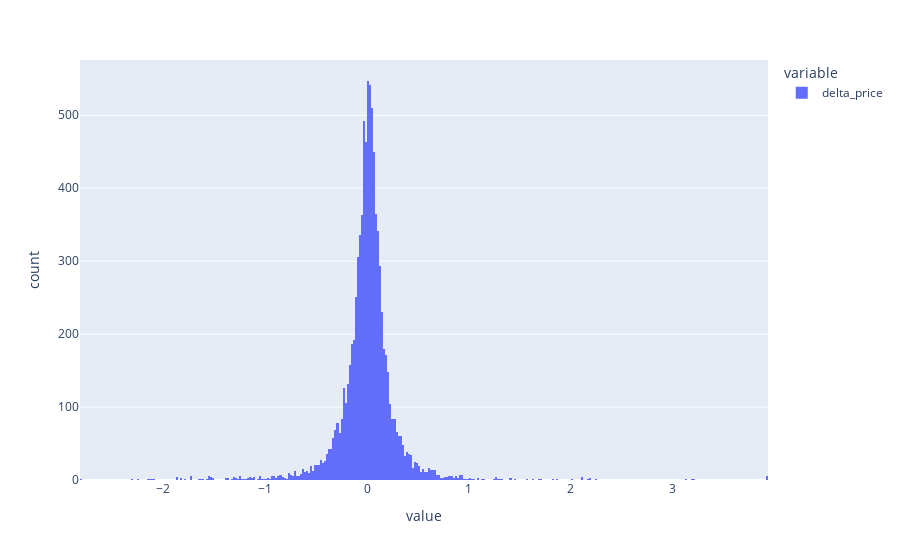

Notebook code cell kept with this figure:
### Code cell
px.histogram(twitter_df['delta_price'])

### Figure 1 — Plotly figure (JSON) as saved in the notebook; plotly's stock layout.template omitted (floating-point values rounded to 4 significant figures; data arrays with more than 128 entries replaced by an {"elided": "..."} marker saying what was removed)
{"data": [{"alignmentgroup": "True", "bingroup": "x", "hovertemplate": "variable=delta_price<br>value=%{x}<br>count=%{y}<extra></extra>", "legendgroup": "delta_price", "marker": {"color": "#636efa"}, "name": "delta_price", "offsetgroup": "delta_price", "orientation": "v", "showlegend": true, "type": "histogram", "x": {"elided": "8721 float values"}, "xaxis": "x", "yaxis": "y"}], "layout": {"barmode": "relative", "legend": {"title": {"text": "variable"}, "tracegroupgap": 0}, "margin": {"t": 60}, "xaxis": {"anchor": "y", "domain": [0, 1], "title": {"text": "value"}}, "yaxis": {"anchor": "x", "domain": [0, 1], "title": {"text": "count"}}}}
